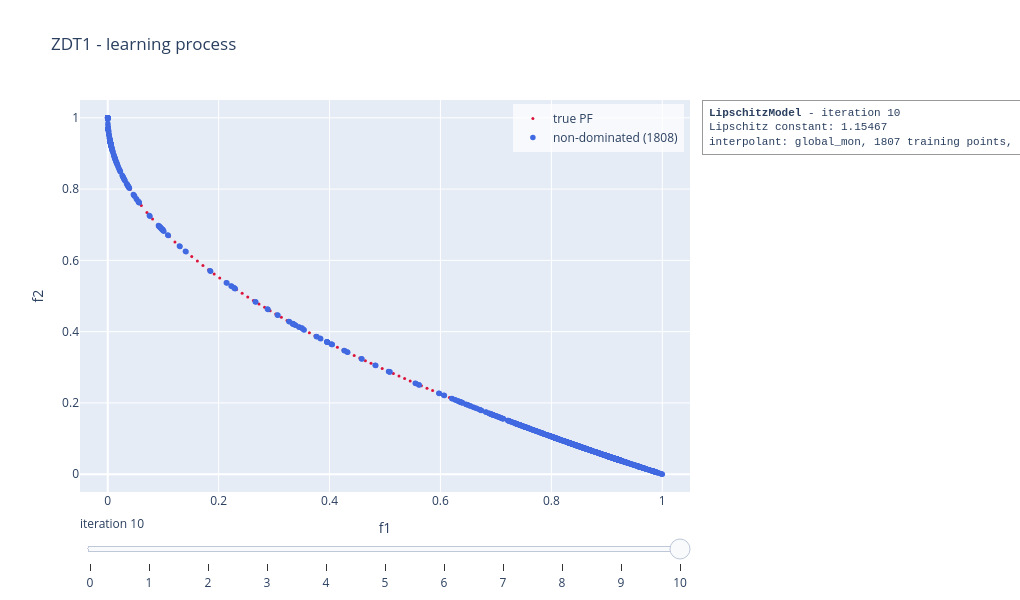

The notebook cell this image was saved under:
### Code cell
slip_model.visualise("learning", show = False)

### Figure 1 — Plotly figure (JSON) as saved in the notebook; plotly's stock layout.template omitted (floating-point values rounded to 4 significant figures; data arrays with more than 128 entries replaced by an {"elided": "..."} marker saying what was removed)
{"data": [{"marker": {"color": "crimson", "size": 3}, "mode": "markers", "name": "true PF", "type": "scatter", "x": [0.0, 0.0101, 0.0202, 0.0303, 0.0404, 0.05051, 0.06061, 0.07071, 0.08081, 0.09091, 0.101, 0.1111, 0.1212, 0.1313, 0.1414, 0.1515, 0.1616, 0.1717, 0.1818, 0.1919, 0.202, 0.2121, 0.2222, 0.2323, 0.2424, 0.2525, 0.2626, 0.2727, 0.2828, 0.2929, 0.303, 0.3131, 0.3232, 0.3333, 0.3434, 0.3535, 0.3636, 0.3737, 0.3838, 0.3939, 0.404, 0.4141, 0.4242, 0.4343, 0.4444, 0.4545, 0.4646, 0.4747, 0.4848, 0.4949, 0.5051, 0.5152, 0.5253, 0.5354, 0.5455, 0.5556, 0.5657, 0.5758, 0.5859, 0.596, 0.6061, 0.6162, 0.6263, 0.6364, 0.6465, 0.6566, 0.6667, 0.6768, 0.6869, 0.697, 0.7071, 0.7172, 0.7273, 0.7374, 0.7475, 0.7576, 0.7677, 0.7778, 0.7879, 0.798, 0.8081, 0.8182, 0.8283, 0.8384, 0.8485, 0.8586, 0.8687, 0.8788, 0.8889, 0.899, 0.9091, 0.9192, 0.9293, 0.9394, 0.9495, 0.9596, 0.9697, 0.9798, 0.9899, 1.0], "y": [1.0, 0.8995, 0.8579, 0.8259, 0.799, 0.7753, 0.7538, 0.7341, 0.7157, 0.6985, 0.6822, 0.6667, 0.6518, 0.6376, 0.6239, 0.6108, 0.598, 0.5856, 0.5736, 0.5619, 0.5505, 0.5394, 0.5286, 0.518, 0.5076, 0.4975, 0.4875, 0.4778, 0.4682, 0.4588, 0.4495, 0.4404, 0.4315, 0.4226, 0.414, 0.4054, 0.397, 0.3887, 0.3805, 0.3724, 0.3644, 0.3565, 0.3487, 0.341, 0.3333, 0.3258, 0.3184, 0.311, 0.3037, 0.2965, 0.2893, 0.2823, 0.2753, 0.2683, 0.2615, 0.2546, 0.2479, 0.2412, 0.2346, 0.228, 0.2215, 0.215, 0.2086, 0.2023, 0.196, 0.1897, 0.1835, 0.1773, 0.1712, 0.1652, 0.1591, 0.1531, 0.1472, 0.1413, 0.1354, 0.1296, 0.1238, 0.1181, 0.1124, 0.1067, 0.1011, 0.09547, 0.0899, 0.08437, 0.07887, 0.0734, 0.06797, 0.06256, 0.05719, 0.05185, 0.04654, 0.04126, 0.036, 0.03078, 0.02558, 0.02041, 0.01527, 0.01015, 0.005063, 0.0]}, {"marker": {"color": "royalblue", "size": 5.5}, "mode": "markers", "name": "non-dominated (1808)", "type": "scatter", "x": {"elided": "1808 float values"}, "y": {"elided": "1808 float values"}}], "layout": {"annotations": [{"align": "left", "bgcolor": "rgba(255,255,255,0.85)", "bordercolor": "#999999", "borderpad": 6, "borderwidth": 1, "font": {"family": "Courier New, monospace", "size": 11}, "showarrow": false, "text": "<b>LipschitzModel</b> - iteration 10<br>Lipschitz constant: 1.15467<br>interpolant: global_mon, 1807 training points, knn 2", "x": 1.02, "xanchor": "left", "xref": "paper", "y": 1, "yanchor": "top", "yref": "paper"}], "height": 600, "legend": {"bgcolor": "rgba(255,255,255,0.7)", "x": 0.99, "xanchor": "right", "y": 0.99, "yanchor": "top"}, "margin": {"r": 330}, "showlegend": true, "sliders": [{"active": 10, "currentvalue": {"prefix": "iteration "}, "steps": [{"args": [["0"], {"frame": {"redraw": true}, "mode": "immediate"}], "label": "0", "method": "animate"}, {"args": [["1"], {"frame": {"redraw": true}, "mode": "immediate"}], "label": "1", "method": "animate"}, {"args": [["2"], {"frame": {"redraw": true}, "mode": "immediate"}], "label": "2", "method": "animate"}, {"args": [["3"], {"frame": {"redraw": true}, "mode": "immediate"}], "label": "3", "method": "animate"}, {"args": [["4"], {"frame": {"redraw": true}, "mode": "immediate"}], "label": "4", "method": "animate"}, {"args": [["5"], {"frame": {"redraw": true}, "mode": "immediate"}], "label": "5", "method": "animate"}, {"args": [["6"], {"frame": {"redraw": true}, "mode": "immediate"}], "label": "6", "method": "animate"}, {"args": [["7"], {"frame": {"redraw": true}, "mode": "immediate"}], "label": "7", "method": "animate"}, {"args": [["8"], {"frame": {"redraw": true}, "mode": "immediate"}], "label": "8", "method": "animate"}, {"args": [["9"], {"frame": {"redraw": true}, "mode": "immediate"}], "label": "9", "method": "animate"}, {"args": [["10"], {"frame": {"redraw": true}, "mode": "immediate"}], "label": "10", "method": "animate"}]}], "title": {"text": "ZDT1 - learning process"}, "width": 1020, "xaxis": {"range": [-0.05, 1.05], "title": {"text": "f1"}}, "yaxis": {"range": [-0.05, 1.05], "title": {"text": "f2"}}}}
